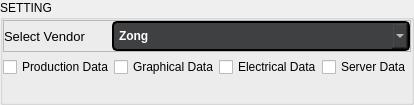
                  <widget class="QGroupBox" name="groupBox_2">
                   <property name="sizePolicy">
                    <sizepolicy hsizetype="Preferred" vsizetype="Fixed">
                     <horstretch>0</horstretch>
                     <verstretch>0</verstretch>
                    </sizepolicy>
                   </property>
                   <property name="maximumSize">
                    <size>
                     <width>16777215</width>
                     <height>130</height>
                    </size>
                   </property>
                   <property name="styleSheet">
                    <string notr="true"/>
                   </property>
                   <property name="title">
                    <string>SETTING</string>
                   </property>
                   <layout class="QGridLayout" name="gridLayout_6">
                    <property name="leftMargin">
                     <number>0</number>
                    </property>
                    <property name="topMargin">
                     <number>0</number>
                    </property>
                    <property name="rightMargin">
                     <number>0</number>
                    </property>
                    <property name="bottomMargin">
                     <number>25</number>
                    </property>
                    <property name="horizontalSpacing">
                     <number>0</number>
                    </property>
                    <property name="verticalSpacing">
                     <number>5</number>
                    </property>
                    <item row="1" column="0">
                     <widget class="QCheckBox" name="production_data">
                      <property name="sizePolicy">
                       <sizepolicy hsizetype="Fixed" vsizetype="Fixed">
                        <horstretch>0</horstretch>
                        <verstretch>0</verstretch>
                       </sizepolicy>
                      </property>
                      <property name="layoutDirection">
                       <enum>Qt::LeftToRight</enum>
                      </property>
                      <property name="styleSheet">
                       <string notr="true">#production_data{

                               font: 10pt &quot;Segoe UI&quot;;
}
#production_data::indicator
                               {
color:white;
                               width : 20px;
                               height : 20px;
                               }

#production_data::indicator:unchecked{
	
	image: url(resources/style/icons/unchk3.ico);
}
#production_data::indicator:checked{


	image: url(resources/style/icons/chk3.ico);
}
</string>
                      </property>
                      <property name="text">
                       <string>Production Data</string>
                      </property>
                      <property name="checkable">
                       <bool>true</bool>
                      </property>
                      <property name="checked">
                       <bool>false</bool>
                      </property>
                      <property name="tristate">
                       <bool>false</bool>
                      </property>
                     </widget>
                    </item>
                    <item row="1" column="1">
                     <widget class="QCheckBox" name="graph_data">
                      <property name="sizePolicy">
                       <sizepolicy hsizetype="Fixed" vsizetype="Fixed">
                        <horstretch>0</horstretch>
                        <verstretch>0</verstretch>
                       </sizepolicy>
                      </property>
                      <property name="layoutDirection">
                       <enum>Qt::LeftToRight</enum>
                      </property>
                      <property name="styleSheet">
                       <string notr="true">#graph_data{
                               font: 10pt &quot;Segoe UI&quot;;
}
#graph_data::indicator
                               {
                               width : 20px;
                               height : 20px;
                               }
                              
#graph_data::indicator:unchecked{

	image: url(resources/style/icons/unchk3.ico);
}
#graph_data::indicator:checked{

	image: url(resources/style/icons/chk3.ico);
}</string>
                      </property>
                      <property name="text">
                       <string>Graphical Data</string>
                      </property>
                      <property name="tristate">
                       <bool>false</bool>
                      </property>
                     </widget>
                    </item>
                    <item row="1" column="3">
                     <widget class="QCheckBox" name="server_data">
                      <property name="sizePolicy">
                       <sizepolicy hsizetype="Fixed" vsizetype="Fixed">
                        <horstretch>0</horstretch>
                        <verstretch>0</verstretch>
                       </sizepolicy>
                      </property>
                      <property name="layoutDirection">
                       <enum>Qt::LeftToRight</enum>
                      </property>
                      <property name="styleSheet">
                       <string notr="true">#server_data{
                               font: 10pt &quot;Segoe UI&quot;;
}
#server_data::indicator
                               {
                               width : 20px;
                               height : 20px;
                               }

#server_data::indicator:unchecked{

	image: url(resources/style/icons/unchk3.ico);
}
#server_data::indicator:checked{
	
	image: url(resources/style/icons/chk3.ico);
}
</string>
                      </property>
                      <property name="text">
                       <string>Server Data</string>
                      </property>
                     </widget>
                    </item>
                    <item row="1" column="2">
                     <widget class="QCheckBox" name="elect_data">
                      <property name="sizePolicy">
                       <sizepolicy hsizetype="Fixed" vsizetype="Fixed">
                        <horstretch>0</horstretch>
                        <verstretch>0</verstretch>
                       </sizepolicy>
                      </property>
                      <property name="layoutDirection">
                       <enum>Qt::LeftToRight</enum>
                      </property>
                      <property name="styleSheet">
                       <string notr="true">#elect_data{
                               font: 10pt &quot;Segoe UI&quot;;
}
#elect_data::indicator
                               {
                               width : 20px;
                               height : 20px;
                               }

#elect_data::indicator:unchecked{

	image: url(resources/style/icons/unchk3.ico);
}
#elect_data::indicator:checked{
	
	image: url(resources/style/icons/chk3.ico);
}
</string>
                      </property>
                      <property name="text">
                       <string>Electrical Data</string>
                      </property>
                      <property name="autoRepeatDelay">
                       <number>300</number>
                      </property>
                     </widget>
                    </item>
                    <item row="0" column="0" colspan="4">
                     <widget class="QFrame" name="frame_7">
                      <property name="styleSheet">
                       <string notr="true"/>
                      </property>
                      <property name="frameShape">
                       <enum>QFrame::StyledPanel</enum>
                      </property>
                      <property name="frameShadow">
                       <enum>QFrame::Raised</enum>
                      </property>
                      <layout class="QGridLayout" name="gridLayout_15">
                       <property name="leftMargin">
                        <number>0</number>
                       </property>
                       <property name="topMargin">
                        <number>0</number>
                       </property>
                       <property name="rightMargin">
                        <number>0</number>
                       </property>
                       <property name="bottomMargin">
                        <number>0</number>
                       </property>
                       <property name="horizontalSpacing">
                        <number>8</number>
                       </property>
                       <property name="verticalSpacing">
                        <number>0</number>
                       </property>
                       <item row="0" column="0">
                        <widget class="QLabel" name="lbl_vendor">
                         <property name="sizePolicy">
                          <sizepolicy hsizetype="Fixed" vsizetype="Preferred">
                           <horstretch>0</horstretch>
                           <verstretch>0</verstretch>
                          </sizepolicy>
                         </property>
                         <property name="minimumSize">
                          <size>
                           <width>100</width>
                           <height>0</height>
                          </size>
                         </property>
                         <property name="font">
                          <font>
                           <pointsize>10</pointsize>
                          </font>
                         </property>
                         <property name="styleSheet">
                          <string notr="true"/>
                         </property>
                         <property name="text">
                          <string>Select Vendor</string>
                         </property>
                         <property name="textFormat">
                          <enum>Qt::AutoText</enum>
                         </property>
                         <property name="alignment">
                          <set>Qt::AlignLeading|Qt::AlignLeft|Qt::AlignVCenter</set>
                         </property>
                         <property name="margin">
                          <number>2</number>
                         </property>
                        </widget>
                       </item>
                       <item row="0" column="1">
                        <widget class="QComboBox" name="comboVendor">
                         <property name="styleSheet">
                          <string notr="true">QComboBox#comboVendor{
    border:                 none;
 background-color: rgba(63,64,66,255);
color:                      white;
    font-weight:            bold;
    padding:                    5px;
border-radius:5px;
border:2px solid black;
}
QComboBox#comboVendor:hover{

background-color:rgba(32,33,36,255);

}
QListView{
    border:                 none;
    color:                     white;
    background-color: rgba(63,64,66,255);
    font-weight:            bold;
    selection-background-color: rgb(0, 144, 196);
    show-decoration-selected: 1;
    margin-left:                -10px;
    padding-left    :           15px;
}
QListView::item:hover{

    background-color:   rgb(0, 144, 196);
    border:                 none;
}



</string>
                         </property>
                         <item>
                          <property name="text">
                           <string>Zong</string>
                          </property>
                         </item>
                        </widget>
                       </item>
                      </layout>
                     </widget>
                    </item>
                   </layout>
                  </widget>
